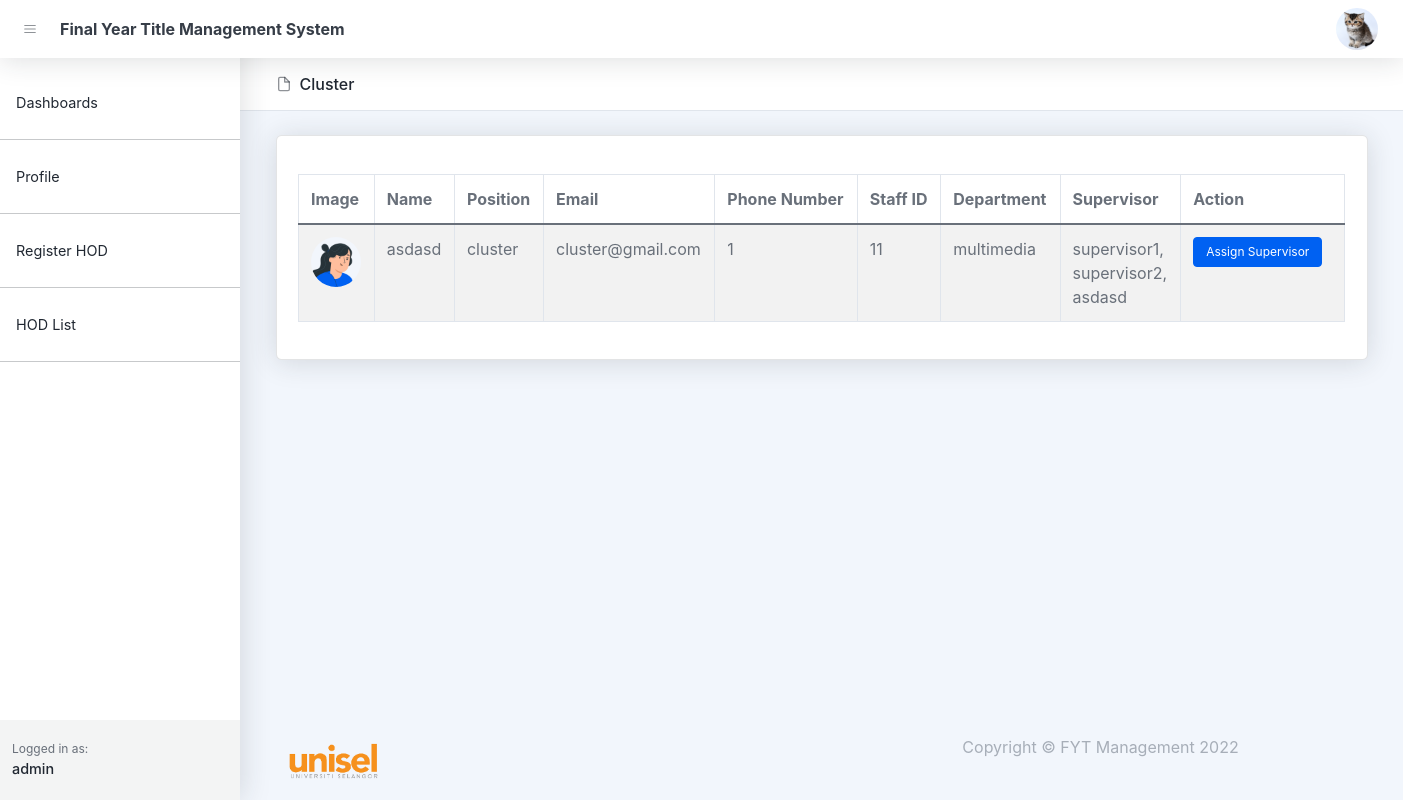
Before: /cluster-listing.php (signed in) with the older database file.
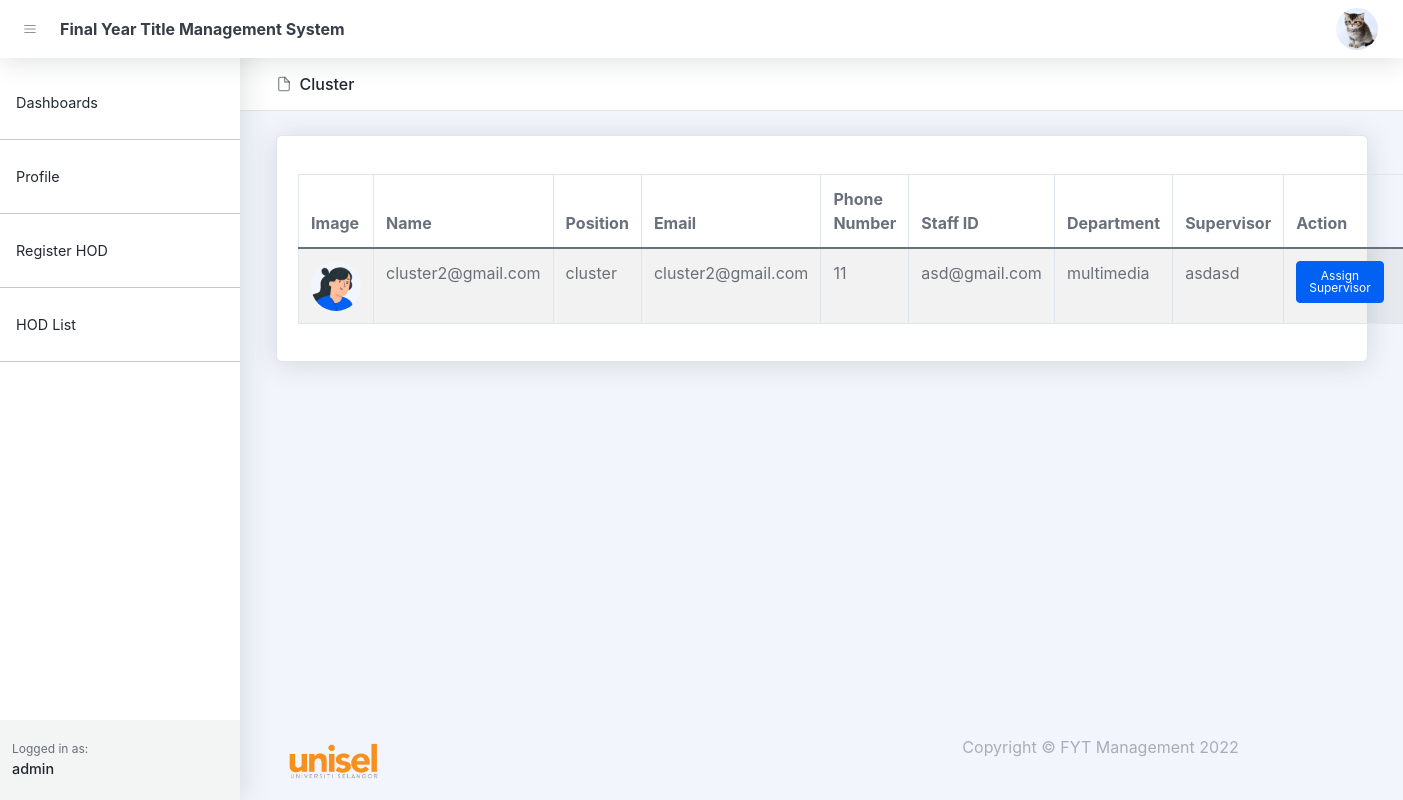
After: the same page with the newer database file.
### tables this page shows
CREATE TABLE `staffs` (
  `id` bigint(20) UNSIGNED NOT NULL,
  `user_id` bigint(20) NOT NULL,
  `roles` varchar(255) DEFAULT NULL,
  `staff_id` varchar(255) DEFAULT NULL,
  `department` varchar(255) DEFAULT NULL,
  `fypcoordinator_status` varchar(255) DEFAULT NULL,
  `cluster_status` varchar(255) DEFAULT NULL,
  `status` varchar(255) DEFAULT NULL,
  `created_at` timestamp NULL DEFAULT NULL,
  `updated_at` timestamp NULL DEFAULT NULL,
  `cluster_id` varchar(255) DEFAULT NULL
);

CREATE TABLE `users` (
  `id` bigint(20) UNSIGNED NOT NULL,
  `name` varchar(255) NOT NULL,
  `email` varchar(255) DEFAULT NULL,
  `handphone` varchar(255) DEFAULT NULL,
  `roles` varchar(255) DEFAULT NULL,
  `password` varchar(255) DEFAULT NULL,
  `image` text DEFAULT NULL,
  `created_at` timestamp NULL DEFAULT NULL,
  `updated_at` timestamp NULL DEFAULT NULL
);

### cluster-listing.php (the view, shortened to what the changed rows need)
<!DOCTYPE html>
<html lang="en">
    <head>
       <?php include('layout_admin/header.php')?>
    </head>
    <body class="nav-fixed">
        <div id="layoutSidenav">
            <div id="layoutSidenav_content">
                <main>
                    <header class="page-header page-header-compact page-header-light border-bottom bg-white mb-4">
                        <div class="container-xl px-4">
                            <div class="page-header-content">
                                <div class="row align-items-center justify-content-between pt-3">
                                    <div class="col-auto mb-3">
                                        <h1 class="page-header-title">
                                            <div class="page-header-icon"><i data-feather="file"></i></div>
                                            Cluster
                                        </h1>
                                    </div>
                                </div>
                            </div>
                        </div>
                    </header>
                    <?php
                        $conn = setDbConnection();
                        $clusters = null;
                        $query = "select * from staffs left join users on users.id = staffs.user_id
                        where staffs.roles = 'cluster' and cluster_status = 'cluster' order by users.id desc";
                        $result = $conn->query($query);
                        if ($result->num_rows > 0) {
                            while ($row = $result->fetch_assoc()) {
                                $clusters[] = $row;
                            }
                        }
                    ?>
                    <div class="container-xl px-4">
                        <div class="card mb-4">
                            <div class="card-body">
                                <table class="table table-bordered table-striped table-hover table-responsive">
                                    <thead>
                                        <tr>
                                            <th>Image</th>
                                            <th>Name</th>
                                            <th>Position</th>
                                            <th>Email</th>
                                            <th>Phone Number</th>
                                            <th>Staff ID</th>
                                            <th>Department</th>
                                            <th>Supervisor</th>
                                            <th>Action</th>
                                        </tr>
                                    </thead>
                                    <tbody>
                                        <?php
                                            if( $clusters != NULL){
                                                foreach ($clusters as $key => $value) {
                                                    $supervisors = [];
                                                    if(isset($value['user_id'])){
                                                        $sql = "select staffs.*, users.name from staffs left join users on users.id = staffs.user_id where staffs.cluster_id='".$value['user_id']."'";
                                                        $result = $conn->query($sql);
                                                        if ($result->num_rows > 0) {
                                                            while ($row = $result->fetch_assoc()) {
                                                                $supervisors[] = $row['name'];
                                                            }
                                                        }
                                                    }
                                                    $image = null;
                                                    if(isset($value['image'])){
                                                        $image = '<img class="user-img" src="/fyp/assets/profile/'.$value['images'].'">';
                                                    }else{
                                                        $image = '<img class="user-img" src="/fyp/assets/img/illustrations/profiles/profile-1.png">';
                                                    }
                                                    echo '
                                                    <tr>
                                                        <td>'.$image.'</td>
                                                        <td>'.$value['name'].'</td>
                                                        <td>'.$value['cluster_status'].'</td>
                                                        <td>'.$value['email'].'</td>
                                                        <td>'.$value['handphone'].'</td>
                                                        <td>'.$value['staff_id'].'</td>
                                                        <td>'.$value['department'].'</td>
                                                        <td>'.(isset($supervisors) ? implode(',<br>', $supervisors) : '-').'</td>
                                                        <td class="">
                                                            <a class="btn btn-primary btn-sm me-2" href=/fyp/add_assign_supervisor.php?cluster_id='.$value['id'].'>Assign Supervisor</a>
                                                        </td>
                                                    </tr>';
                                                }
                                            }else{
                                                echo '<tr><td colspan=8>No Cluster Created</td></tr>';
                                            }
                                        ?>
                                    </tbody>
                                </table>
                            </div>
                        </div>
                    </div>
                </main>
            </div>
        </div>
    </body>
</html>

Changed rows visible on the page:
removed staffs: users.name "asdasd", cluster_status "cluster", users.email "cluster@gmail.com", users.handphone "1", staff "11", department "multimedia", supervisors "supervisor1, supervisor2, asdasd"
added staffs: users.name "cluster2@gmail.com", cluster_status "cluster", users.email "cluster2@gmail.com", users.handphone "11", staff "asd@gmail.com", department "multimedia", supervisors "asdasd"
